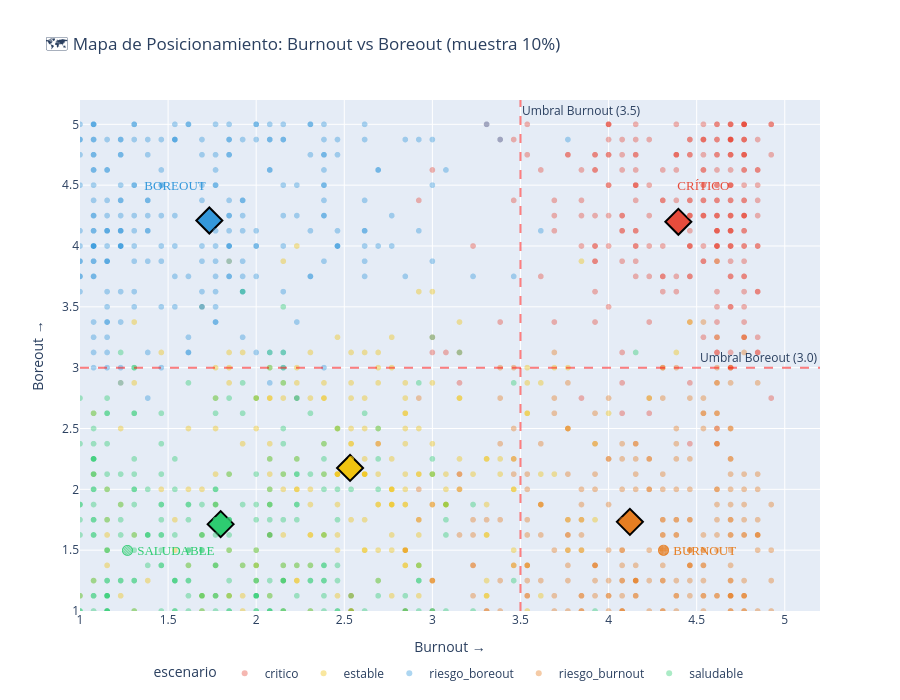

Write notebook code for a chart like this one.
### Markdown cell above
## 3. 🗺️ Mapa de Posicionamiento - Burnout vs Boreout

¿Cómo se posicionan los empleados en el espacio Burnout vs Boreout?

### Code cell
# SCATTER PLOT - BURNOUT vs BOREOUT

df_sample = df_benchmark.groupby("escenario").sample(frac=0.1, random_state=42)

print(f"📊 Muestra: {len(df_sample)} empleados (10% de cada escenario)")

fig = px.scatter(
    df_sample,
    x="kpi_burnout",
    y="kpi_boreout",
    color="escenario",
    color_discrete_map=COLORES_ESCENARIOS,
    opacity=0.4,
    title="🗺️ Mapa de Posicionamiento: Burnout vs Boreout (muestra 10%)",
    labels={"kpi_burnout": "Burnout →", "kpi_boreout": "Boreout →"},
    hover_data=["kpi_bienestar", "kpi_rotacion"]
)

# Añadir centroides por escenario
for esc in ESCENARIOS:
    centroid_x = df_benchmark[df_benchmark["escenario"] == esc]["kpi_burnout"].mean()
    centroid_y = df_benchmark[df_benchmark["escenario"] == esc]["kpi_boreout"].mean()
    
    fig.add_trace(go.Scatter(
        x=[centroid_x],
        y=[centroid_y],
        mode='markers+text',
        marker=dict(size=20, color=COLORES_ESCENARIOS[esc], symbol='diamond', line=dict(width=2, color='black')),
        #text=[ETIQUETAS_ES[esc]],
        textposition='top center',
        textfont=dict(size=11, color=COLORES_ESCENARIOS[esc]),
        name=f"Centroide {ETIQUETAS_ES[esc]}",
        showlegend=False
    ))

# Líneas de umbral
fig.add_hline(y=3.0, line_dash="dash", line_color="red", opacity=0.5,
              annotation_text="Umbral Boreout (3.0)")
fig.add_vline(x=3.5, line_dash="dash", line_color="red", opacity=0.5,
              annotation_text="Umbral Burnout (3.5)")

# Etiquetas de cuadrantes
fig.add_annotation(x=1.5, y=1.5, text="🟢 SALUDABLE", showarrow=False, 
                   font_size=13, font=dict(color="#2ecc71", family="Arial Black"))
fig.add_annotation(x=4.5, y=1.5, text="🟠 BURNOUT", showarrow=False, 
                   font_size=13, font=dict(color="#e67e22", family="Arial Black"))
fig.add_annotation(x=1.5, y=4.5, text="🔵 BOREOUT", showarrow=False, 
                   font_size=13, font=dict(color="#3498db", family="Arial Black"))
fig.add_annotation(x=4.5, y=4.5, text="🔴 CRÍTICO", showarrow=False, 
                   font_size=13, font=dict(color="#e74c3c", family="Arial Black"))

fig.update_layout(
    height=700,
    width=900,
    xaxis_range=[1, 5.2],
    yaxis_range=[1, 5.2],
    legend=dict(orientation="h", yanchor="bottom", y=-0.15, xanchor="center", x=0.5)
)

fig.show()

print("""
💡 INTERPRETACIÓN:
- Cada punto es un empleado (muestra del 10%)
- Los diamantes son los centroides de cada escenario
- Los 4 cuadrantes representan los 4 estados organizacionales principales
- 🟢 Saludable: abajo-izquierda (burnout bajo, boreout bajo)
- 🟠 Burnout: abajo-derecha (burnout alto, boreout bajo)
- 🔵 Boreout: arriba-izquierda (burnout bajo, boreout alto)
- 🔴 Crítico: arriba-derecha (burnout alto, boreout alto)
""")

### Figure 1 — Plotly figure (JSON) as saved in the notebook; plotly's stock layout.template omitted (floating-point values rounded to 4 significant figures; data arrays with more than 128 entries replaced by an {"elided": "..."} marker saying what was removed)
{"data": [{"customdata": {"elided": "250x2 float values"}, "hovertemplate": "escenario=critico<br>Burnout →=%{x}<br>Boreout →=%{y}<br>kpi_bienestar=%{customdata[0]}<br>kpi_rotacion=%{customdata[1]}<extra></extra>", "legendgroup": "critico", "marker": {"color": "#e74c3c", "opacity": 0.4, "symbol": "circle"}, "mode": "markers", "name": "critico", "showlegend": true, "type": "scattergl", "x": {"elided": "250 float values"}, "xaxis": "x", "y": {"elided": "250 float values"}, "yaxis": "y"}, {"customdata": {"elided": "250x2 float values"}, "hovertemplate": "escenario=estable<br>Burnout →=%{x}<br>Boreout →=%{y}<br>kpi_bienestar=%{customdata[0]}<br>kpi_rotacion=%{customdata[1]}<extra></extra>", "legendgroup": "estable", "marker": {"color": "#f1c40f", "opacity": 0.4, "symbol": "circle"}, "mode": "markers", "name": "estable", "showlegend": true, "type": "scattergl", "x": {"elided": "250 float values"}, "xaxis": "x", "y": {"elided": "250 float values"}, "yaxis": "y"}, {"customdata": {"elided": "250x2 float values"}, "hovertemplate": "escenario=riesgo_boreout<br>Burnout →=%{x}<br>Boreout →=%{y}<br>kpi_bienestar=%{customdata[0]}<br>kpi_rotacion=%{customdata[1]}<extra></extra>", "legendgroup": "riesgo_boreout", "marker": {"color": "#3498db", "opacity": 0.4, "symbol": "circle"}, "mode": "markers", "name": "riesgo_boreout", "showlegend": true, "type": "scattergl", "x": {"elided": "250 float values"}, "xaxis": "x", "y": {"elided": "250 float values"}, "yaxis": "y"}, {"customdata": {"elided": "250x2 float values"}, "hovertemplate": "escenario=riesgo_burnout<br>Burnout →=%{x}<br>Boreout →=%{y}<br>kpi_bienestar=%{customdata[0]}<br>kpi_rotacion=%{customdata[1]}<extra></extra>", "legendgroup": "riesgo_burnout", "marker": {"color": "#e67e22", "opacity": 0.4, "symbol": "circle"}, "mode": "markers", "name": "riesgo_burnout", "showlegend": true, "type": "scattergl", "x": {"elided": "250 float values"}, "xaxis": "x", "y": {"elided": "250 float values"}, "yaxis": "y"}, {"customdata": {"elided": "250x2 float values"}, "hovertemplate": "escenario=saludable<br>Burnout →=%{x}<br>Boreout →=%{y}<br>kpi_bienestar=%{customdata[0]}<br>kpi_rotacion=%{customdata[1]}<extra></extra>", "legendgroup": "saludable", "marker": {"color": "#2ecc71", "opacity": 0.4, "symbol": "circle"}, "mode": "markers", "name": "saludable", "showlegend": true, "type": "scattergl", "x": {"elided": "250 float values"}, "xaxis": "x", "y": {"elided": "250 float values"}, "yaxis": "y"}, {"marker": {"color": "#2ecc71", "line": {"color": "black", "width": 2}, "size": 20, "symbol": "diamond"}, "mode": "markers+text", "name": "Centroide 🟢 Saludable", "showlegend": false, "textfont": {"color": "#2ecc71", "size": 11}, "textposition": "top center", "type": "scatter", "x": [1.798], "y": [1.714]}, {"marker": {"color": "#f1c40f", "line": {"color": "black", "width": 2}, "size": 20, "symbol": "diamond"}, "mode": "markers+text", "name": "Centroide 🟡 Estable", "showlegend": false, "textfont": {"color": "#f1c40f", "size": 11}, "textposition": "top center", "type": "scatter", "x": [2.533], "y": [2.176]}, {"marker": {"color": "#e67e22", "line": {"color": "black", "width": 2}, "size": 20, "symbol": "diamond"}, "mode": "markers+text", "name": "Centroide 🟠 Riesgo Burnout", "showlegend": false, "textfont": {"color": "#e67e22", "size": 11}, "textposition": "top center", "type": "scatter", "x": [4.121], "y": [1.733]}, {"marker": {"color": "#3498db", "line": {"color": "black", "width": 2}, "size": 20, "symbol": "diamond"}, "mode": "markers+text", "name": "Centroide 🔵 Riesgo Boreout", "showlegend": false, "textfont": {"color": "#3498db", "size": 11}, "textposition": "top center", "type": "scatter", "x": [1.734], "y": [4.209]}, {"marker": {"color": "#e74c3c", "line": {"color": "black", "width": 2}, "size": 20, "symbol": "diamond"}, "mode": "markers+text", "name": "Centroide 🔴 Crítico", "showlegend": false, "textfont": {"color": "#e74c3c", "size": 11}, "textposition": "top center", "type": "scatter", "x": [4.396], "y": [4.199]}], "layout": {"annotations": [{"showarrow": false, "text": "Umbral Boreout (3.0)", "x": 1, "xanchor": "right", "xref": "x domain", "y": 3, "yanchor": "bottom", "yref": "y"}, {"showarrow": false, "text": "Umbral Burnout (3.5)", "x": 3.5, "xanchor": "left", "xref": "x", "y": 1, "yanchor": "top", "yref": "y domain"}, {"font": {"color": "#2ecc71", "family": "Arial Black", "size": 13}, "showarrow": false, "text": "🟢 SALUDABLE", "x": 1.5, "y": 1.5}, {"font": {"color": "#e67e22", "family": "Arial Black", "size": 13}, "showarrow": false, "text": "🟠 BURNOUT", "x": 4.5, "y": 1.5}, {"font": {"color": "#3498db", "family": "Arial Black", "size": 13}, "showarrow": false, "text": "🔵 BOREOUT", "x": 1.5, "y": 4.5}, {"font": {"color": "#e74c3c", "family": "Arial Black", "size": 13}, "showarrow": false, "text": "🔴 CRÍTICO", "x": 4.5, "y": 4.5}], "height": 700, "legend": {"orientation": "h", "title": {"text": "escenario"}, "tracegroupgap": 0, "x": 0.5, "xanchor": "center", "y": -0.15, "yanchor": "bottom"}, "shapes": [{"line": {"color": "red", "dash": "dash"}, "opacity": 0.5, "type": "line", "x0": 0, "x1": 1, "xref": "x domain", "y0": 3, "y1": 3, "yref": "y"}, {"line": {"color": "red", "dash": "dash"}, "opacity": 0.5, "type": "line", "x0": 3.5, "x1": 3.5, "xref": "x", "y0": 0, "y1": 1, "yref": "y domain"}], "title": {"text": "🗺️ Mapa de Posicionamiento: Burnout vs Boreout (muestra 10%)"}, "width": 900, "xaxis": {"anchor": "y", "domain": [0, 1], "range": [1, 5.2], "title": {"text": "Burnout →"}}, "yaxis": {"anchor": "x", "domain": [0, 1], "range": [1, 5.2], "title": {"text": "Boreout →"}}}}
